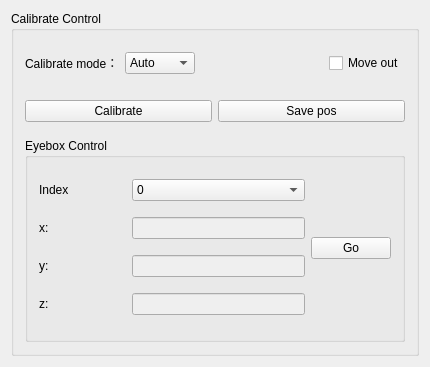
<?xml version="1.0" encoding="UTF-8"?>
<ui version="4.0">
 <class>CalibrateControlWidgetClass</class>
 <widget class="QWidget" name="CalibrateControlWidgetClass">
  <property name="geometry">
   <rect>
    <x>0</x>
    <y>0</y>
    <width>430</width>
    <height>367</height>
   </rect>
  </property>
  <property name="windowTitle">
   <string>CalibrateControlWidget</string>
  </property>
  <layout class="QVBoxLayout" name="verticalLayout_3">
   <item>
    <widget class="QGroupBox" name="groupBox">
     <property name="title">
      <string>Calibrate Control</string>
     </property>
     <layout class="QVBoxLayout" name="verticalLayout_2">
      <item>
       <layout class="QHBoxLayout" name="horizontalLayout_6">
        <property name="topMargin">
         <number>10</number>
        </property>
        <property name="bottomMargin">
         <number>10</number>
        </property>
        <item>
         <widget class="QLabel" name="label_6">
          <property name="text">
           <string>Calibrate mode：</string>
          </property>
         </widget>
        </item>
        <item>
         <widget class="QComboBox" name="cmbAlignMode">
          <item>
           <property name="text">
            <string>Auto</string>
           </property>
          </item>
          <item>
           <property name="text">
            <string>Manual</string>
           </property>
          </item>
         </widget>
        </item>
        <item>
         <spacer name="horizontalSpacer_2">
          <property name="orientation">
           <enum>Qt::Horizontal</enum>
          </property>
          <property name="sizeHint" stdset="0">
           <size>
            <width>40</width>
            <height>20</height>
           </size>
          </property>
         </spacer>
        </item>
        <item>
         <widget class="QCheckBox" name="chkMoveOut">
          <property name="minimumSize">
           <size>
            <width>0</width>
            <height>20</height>
           </size>
          </property>
          <property name="layoutDirection">
           <enum>Qt::LeftToRight</enum>
          </property>
          <property name="text">
           <string>Move out</string>
          </property>
          <property name="iconSize">
           <size>
            <width>20</width>
            <height>20</height>
           </size>
          </property>
         </widget>
        </item>
       </layout>
      </item>
      <item>
       <layout class="QHBoxLayout" name="horizontalLayout_7">
        <property name="topMargin">
         <number>10</number>
        </property>
        <property name="bottomMargin">
         <number>10</number>
        </property>
        <item>
         <widget class="QPushButton" name="btnCalibrate">
          <property name="text">
           <string>Calibrate</string>
          </property>
         </widget>
        </item>
        <item>
         <widget class="QPushButton" name="btnSave">
          <property name="text">
           <string>Save pos</string>
          </property>
         </widget>
        </item>
       </layout>
      </item>
      <item>
       <widget class="QGroupBox" name="groupBox_2">
        <property name="title">
         <string>Eyebox Control</string>
        </property>
        <layout class="QHBoxLayout" name="horizontalLayout_5">
         <item>
          <layout class="QVBoxLayout" name="verticalLayout">
           <item>
            <layout class="QHBoxLayout" name="horizontalLayout" stretch="1,2">
             <item>
              <widget class="QLabel" name="label">
               <property name="text">
                <string>Index</string>
               </property>
              </widget>
             </item>
             <item>
              <widget class="QComboBox" name="cmbEyeIndex">
               <property name="minimumSize">
                <size>
                 <width>100</width>
                 <height>0</height>
                </size>
               </property>
               <item>
                <property name="text">
                 <string>0</string>
                </property>
               </item>
               <item>
                <property name="text">
                 <string>1</string>
                </property>
               </item>
               <item>
                <property name="text">
                 <string>2</string>
                </property>
               </item>
               <item>
                <property name="text">
                 <string>3</string>
                </property>
               </item>
               <item>
                <property name="text">
                 <string>4</string>
                </property>
               </item>
              </widget>
             </item>
            </layout>
           </item>
           <item>
            <layout class="QHBoxLayout" name="horizontalLayout_2" stretch="1,2">
             <item>
              <widget class="QLabel" name="label_2">
               <property name="minimumSize">
                <size>
                 <width>0</width>
                 <height>0</height>
                </size>
               </property>
               <property name="text">
                <string>x:</string>
               </property>
              </widget>
             </item>
             <item>
              <widget class="QLineEdit" name="lineEdit_EyeX">
               <property name="enabled">
                <bool>false</bool>
               </property>
              </widget>
             </item>
            </layout>
           </item>
           <item>
            <layout class="QHBoxLayout" name="horizontalLayout_3" stretch="1,2">
             <item>
              <widget class="QLabel" name="label_3">
               <property name="text">
                <string>y:</string>
               </property>
              </widget>
             </item>
             <item>
              <widget class="QLineEdit" name="lineEdit_EyeY">
               <property name="enabled">
                <bool>false</bool>
               </property>
              </widget>
             </item>
            </layout>
           </item>
           <item>
            <layout class="QHBoxLayout" name="horizontalLayout_4" stretch="1,2">
             <item>
              <widget class="QLabel" name="label_4">
               <property name="text">
                <string>z:</string>
               </property>
              </widget>
             </item>
             <item>
              <widget class="QLineEdit" name="lineEdit_EyeZ">
               <property name="enabled">
                <bool>false</bool>
               </property>
              </widget>
             </item>
            </layout>
           </item>
          </layout>
         </item>
         <item>
          <widget class="QPushButton" name="btnGo">
           <property name="text">
            <string>Go</string>
           </property>
          </widget>
         </item>
        </layout>
       </widget>
      </item>
     </layout>
    </widget>
   </item>
  </layout>
 </widget>
 <layoutdefault spacing="6" margin="11"/>
 <resources/>
 <connections/>
</ui>
